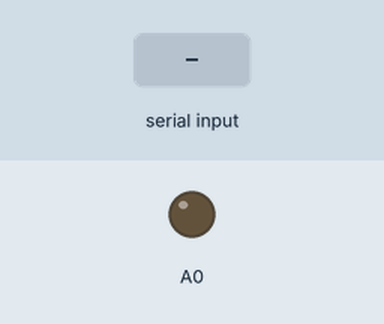
The sketch below on a simulated Arduino Uno, built with avr-gcc and run on an emulated ATmega328P. On the bench: output pins drawn as LEDs (lit = HIGH). Inputs (shaded band) come from the test bench.

Above: at 1.2 s.
1.3 s: "on\n" received over Serial
At 2.0 s:
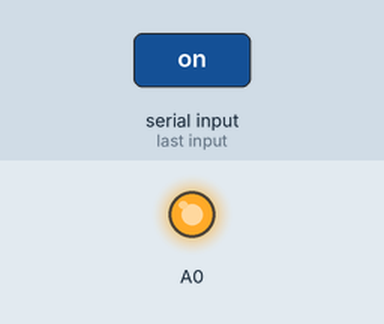
2.8 s: "off\n" received over Serial
At 3.2 s:
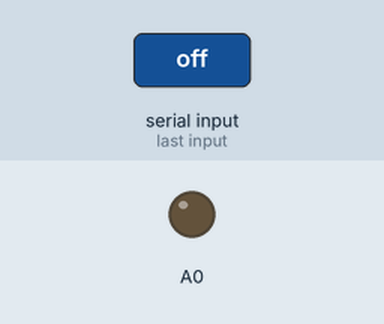
Timing chart, 0 to 5.8 s (numbered marks = the images above; inputs shaded):
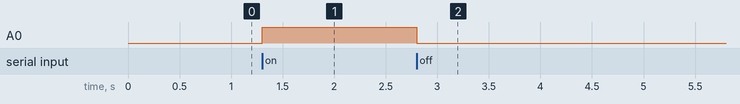

The sketch:

blinkLedViaSerialText.ino
```cpp
// blinks led when you write to serial 'on'
#if defined(ARDUINO) && ARDUINO >= 100
#include "Arduino.h"
#endif

void setup()
{
  Serial.begin(115200);
  pinMode(A0, OUTPUT);
}
void loop()
{

  static char receivedString[64];
  static int stringIndex = 0;

  if (Serial.available() > 0)
  {                                    // Sprawdzenie, czy są dostępne nowe dane
    char receivedChar = Serial.read(); // Odczytanie jednego znaku z portu szeregowego

    if (receivedChar != '\n')
    {
      receivedString[stringIndex] = receivedChar;
      stringIndex++;
      if (stringIndex >= sizeof(receivedString))
      {
        stringIndex = sizeof(receivedString) - 1;
      }
    }
    else
    {
      receivedString[stringIndex] = '\0';
      if (strcmp(receivedString, "on") == 0)
      {
        digitalWrite(A0, HIGH);
      }
      else if (strcmp(receivedString, "off") == 0)
      {
        digitalWrite(A0, LOW);
      }
      else
      {
        Serial.println("Invalid");
      }
      stringIndex = 0;
    }
  }
  delayMicroseconds(500);
}
```

Measured:
- after the input at 1.3 s, A0: LOW → HIGH at once
- after the input at 2.8 s, A0: HIGH → LOW at once
